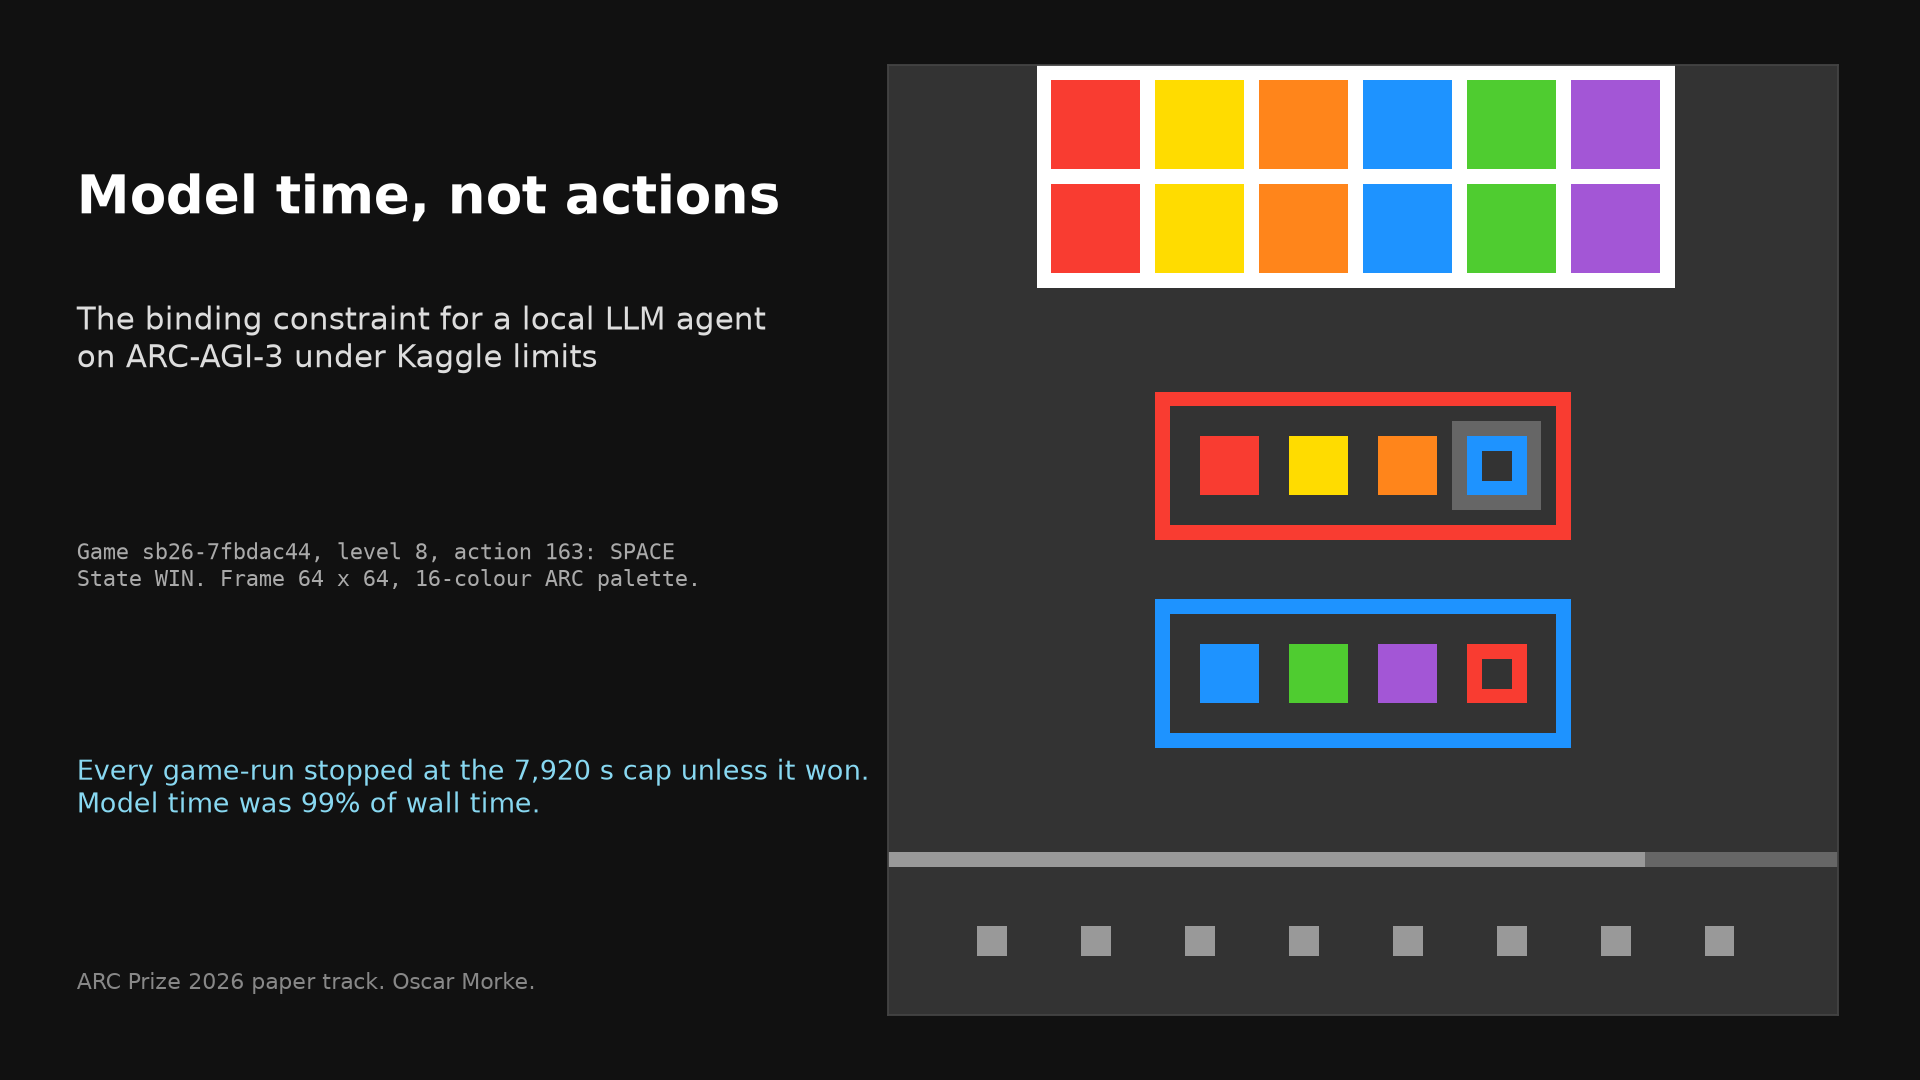

Source code (Python):
"""Cover image for the paper: one game frame from a Duck run, in the official 16-colour ARC palette.

    python paper/cover.py                       # render paper/cover.png from paper/cover_frame.json
    python paper/cover.py --events <p0_events.jsonl>   # re-extract the frame from a run's events file first

Source frame: the last action frame of sb26 in run control-s2r (runs/ab-2026-09-23/control-s2r/artifacts/
sb26-7fbdac44_p0_events.jsonl). That artifact is gitignored (runs/*), so the one frame the cover uses is
copied into paper/cover_frame.json, which is tracked. With --events the frame is re-extracted and must
equal the tracked copy, or the script fails. The palette is arc_agi.rendering.COLOR_MAP, never retyped.
"""

from __future__ import annotations

import argparse
import json
import sys
from pathlib import Path

HERE = Path(__file__).resolve().parent
FRAME = HERE / "cover_frame.json"
PNG = HERE / "cover.png"
DEFAULT_EVENTS = HERE.parent / "runs" / "ab-2026-09-23" / "control-s2r" / "artifacts" / "sb26-7fbdac44_p0_events.jsonl"


def palette() -> dict[int, str]:
    from arc_agi.rendering import COLOR_MAP  # the toolkit's palette, 0 to 15

    if sorted(COLOR_MAP) != list(range(16)):
        raise SystemExit(f"COLOR_MAP has keys {sorted(COLOR_MAP)}, expected 0..15")
    return {k: v[:7] for k, v in COLOR_MAP.items()}  # drop the alpha byte


def extract(events: Path) -> dict:
    rows = [json.loads(ln) for ln in events.read_text().splitlines() if ln.strip()]
    acts = [r for r in rows if r.get("type") == "action"]
    last = acts[-1]
    return {
        "source": "/".join(events.parts[events.parts.index("runs"):]) if "runs" in events.parts else events.name,
        "game": events.name.split("_")[0],
        "action_num": last["action_num"],
        "action": last["action_display"],
        "level": last["level"],
        "state": last["state"],
        "board": last["board"],
    }


def render(frame: dict, out: Path) -> None:
    import matplotlib

    matplotlib.use("Agg")
    import matplotlib.pyplot as plt
    from matplotlib.colors import ListedColormap

    pal = palette()
    board = frame["board"]
    h, w = len(board), len(board[0])
    fig = plt.figure(figsize=(12, 6.75), dpi=160)  # 1920 x 1080
    fig.patch.set_facecolor("#111111")
    ax = fig.add_axes([0.46, 0.06, 0.50, 0.88])
    ax.imshow(board, cmap=ListedColormap([pal[i] for i in range(16)]), vmin=-0.5, vmax=15.5, interpolation="nearest")
    ax.set_xticks([])
    ax.set_yticks([])
    for s in ax.spines.values():
        s.set_edgecolor("#444444")
    tx = fig.text
    tx(0.04, 0.84, "Model time, not actions", color="#FFFFFF", fontsize=24, weight="bold", va="top")
    tx(0.04, 0.72, "The binding constraint for a local LLM agent\non ARC-AGI-3 under Kaggle limits", color="#DDDDDD", fontsize=14, va="top")
    tx(0.04, 0.50, f"Game {frame['game']}, level {frame['level']}, action {frame['action_num']}: {frame['action']}\n"
       f"State {frame['state']}. Frame {h} x {w}, 16-colour ARC palette.",
       color="#AAAAAA", fontsize=10, va="top", family="monospace")
    tx(0.04, 0.30, "Every game-run stopped at the 7,920 s cap unless it won.\nModel time was 99% of wall time.",
       color="#88D8F1", fontsize=12, va="top")
    tx(0.04, 0.10, "ARC Prize 2026 paper track. Oscar Morke.", color="#888888", fontsize=10, va="top")
    fig.savefig(out, facecolor=fig.get_facecolor())


def main(argv=None) -> int:
    ap = argparse.ArgumentParser(description=__doc__.splitlines()[0])
    ap.add_argument("--events", nargs="?", const=str(DEFAULT_EVENTS), help="re-extract the frame from this events file")
    ap.add_argument("--out", default=str(PNG))
    a = ap.parse_args(argv)
    if a.events:
        fresh = extract(Path(a.events))
        if FRAME.exists():
            old = json.loads(FRAME.read_text())
            if old != fresh:
                print(f"FAIL {FRAME.name} differs from the frame in {a.events}", file=sys.stderr)
                return 1
        FRAME.write_text(json.dumps(fresh, separators=(",", ":")) + "\n")
    if not FRAME.exists():
        print(f"FAIL {FRAME} missing; run with --events <p0_events.jsonl>", file=sys.stderr)
        return 1
    render(json.loads(FRAME.read_text()), Path(a.out))
    print(f"wrote {a.out}")
    return 0


if __name__ == "__main__":
    sys.exit(main())
